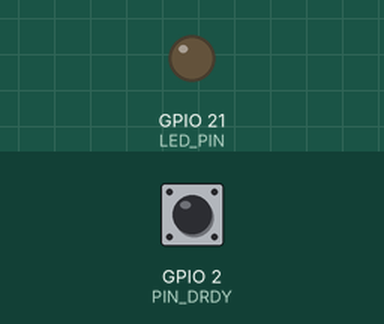
Recording of a program running on a simulated Seeed XIAO ESP32-S3. On the bench: output pins drawn as LEDs (lit = HIGH). The test bench sets the inputs (shaded band); at power-on: GPIO 2 (PIN_DRDY) HIGH. WiFi joins after 1.5 s; servers stay silent unless stated; pins used as bus, display or sensor lines are not drawn.

Above: at 0.8 s.
At 10.5 s:
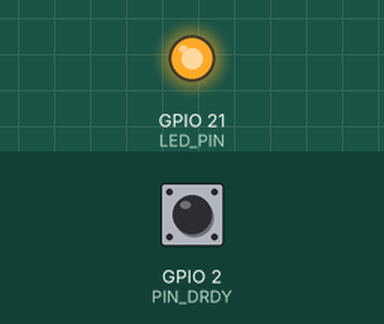
Timing chart, 0 to 11.7 s (numbered marks = the images above):
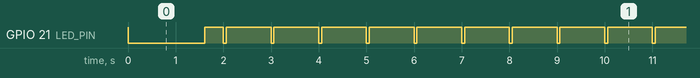

The program:

main.cpp
```cpp
/*
 * ADS1220 WLAN-Sensorknoten - HOCHRATE / rotierende Welle
 * Board: Seeed XIAO ESP32S3 (dual-core)  |  ADC: BB-ADS1220 (Olimex)
 *
 * - hohe Abtastrate (Standard 1000 SPS, optional 2000 SPS Turbo)
 * - acqTask (Core 1): DRDY-Interrupt -> ADC lesen -> Sequenznr. + us-Zeitstempel -> Queue
 * - netTask (Core 0): bündelt Samples binär und sendet sie per UDP an den PC
 * - Status-LED auf der Onboard-LED (GPIO21, active LOW):
 *     schnelles Blinken = WLAN-Suche
 *     1 Blitz/s        = verbunden, alles ok
 *     2 Blitze/s       = Puffer lief über (Samples verworfen)
 *
 * PC-Seite: pc_udp_server.py  (dekodiert, zählt Paketverlust, schreibt CSV).
 */

#include <Arduino.h>
#include <SPI.h>
#include <WiFi.h>
#include <WiFiUdp.h>
#include "esp_timer.h"

// ===== ANPASSEN =====
#define WIFI_SSID  "XXXXXXXXXX"
#define WIFI_PASS  "XXXXXXXXXX"
#define PC_HOST    "192.168.0.3"    // lokale IP deines PCs
#define PC_PORT    3333
#define ADC_SPS    1000                 // muss zu CFG[1] passen (siehe Zeile 50)
// ====================

// ---------- Pins ----------
#define PIN_CS    D0
#define PIN_DRDY  D1
#define PIN_SCK   D8
#define PIN_MISO  D9
#define PIN_MOSI  D10
#define LED_PIN   LED_BUILTIN           // XIAO ESP32S3: GPIO21, active LOW
#define LED_ON    LOW
#define LED_OFF   HIGH

// ---------- ADS1220 ----------
#define CMD_RESET 0x06
#define CMD_START 0x08
#define CMD_WREG  0x40
// CONFIG0: AIN0/AIN1, Gain 128, PGA an
// CONFIG1: Datenrate + Mode + kontinuierlich
//          20 Hz (0x04), 45 Hz (0x24), 90 Hz (0x44), 175 Hz (0x64), 330 Hz (0x84), 600 Hz (0xA4), 1000 Hz (0xC4), 2000 Hz (0xD4)
//          (bei Turbo zusaetzlich ADC_SPS oben auf 2000 setzen)
// CONFIG2: Ref = AVDD, 0xC0 interner 50/60-Hz-Filter ausgeschaltet, 0xD0 50/60-Hz-Filter eingeschaltet(geht nur bei 20 SPS)
// CONFIG3: 0x00
const uint8_t CFG[4] = { 0x0E, 0xC4, 0xC0, 0x00 };

// ---------- Datenstrukturen ----------
struct Sample { uint32_t seq; uint64_t t_us; int32_t code; };

struct __attribute__((packed)) PktHeader {
  uint8_t  magic;       // 0xA5
  uint8_t  version;     // 1
  uint16_t sps;         // Abtastrate (Zeitrekonstruktion am PC)
  uint16_t count;       // Anzahl int32-codes danach
  uint16_t reserved;
  uint32_t seq_start;   // Sequenznr. des 1. Samples im Paket
  uint64_t t_us;        // Zeitstempel (us) des 1. Samples
};  // 20 Byte

QueueHandle_t  sampleQ;
TaskHandle_t   acqHandle = NULL;
WiFiUDP        udp;
volatile uint32_t dropped = 0;
volatile bool  g_wifiOk = false;

SPISettings spiCfg(4000000, MSBFIRST, SPI_MODE1);

static const uint16_t BATCH_MAX = 200;   // Sicherheitsgrenze (Paket < MTU)
static const uint32_t BATCH_MS  = 100;    // max. Sammelfenster -> begrenzt Latenz

// ================= ADC =================
void adcCommand(uint8_t cmd) {
  SPI.beginTransaction(spiCfg);
  digitalWrite(PIN_CS, LOW); SPI.transfer(cmd); digitalWrite(PIN_CS, HIGH);
  SPI.endTransaction();
}
void adcWriteConfig() {
  SPI.beginTransaction(spiCfg);
  digitalWrite(PIN_CS, LOW);
  SPI.transfer(CMD_WREG | (0 << 2) | (4 - 1));
  for (int i = 0; i < 4; i++) SPI.transfer(CFG[i]);
  digitalWrite(PIN_CS, HIGH);
  SPI.endTransaction();
}
int32_t adcReadData() {
  SPI.beginTransaction(spiCfg);
  digitalWrite(PIN_CS, LOW);
  uint8_t b0 = SPI.transfer(0), b1 = SPI.transfer(0), b2 = SPI.transfer(0);
  digitalWrite(PIN_CS, HIGH);
  SPI.endTransaction();
  int32_t raw = ((int32_t)b0 << 16) | ((int32_t)b1 << 8) | b2;
  if (raw & 0x00800000) raw |= 0xFF000000;
  return raw;
}

// ================= Erfassung (Core 1) =================
void IRAM_ATTR drdyISR() {
  BaseType_t hpw = pdFALSE;
  vTaskNotifyGiveFromISR(acqHandle, &hpw);
  portYIELD_FROM_ISR(hpw);
}
void acqTask(void *) {
  uint32_t seq = 0;
  for (;;) {
    if (ulTaskNotifyTake(pdTRUE, pdMS_TO_TICKS(1000)) == 0) continue;
    Sample s;
    s.code = adcReadData();
    s.t_us = (uint64_t)esp_timer_get_time();
    s.seq  = seq++;                                  // zaehlt JEDES erfasste Sample
    if (xQueueSend(sampleQ, &s, 0) != pdTRUE) dropped++;  // Luecke wird am PC sichtbar
  }
}

// ================= Netzwerk / UDP (Core 0) =================
void netTask(void *) {
  WiFi.mode(WIFI_STA);
  WiFi.setAutoReconnect(true);
  WiFi.setSleep(false);
  WiFi.begin(WIFI_SSID, WIFI_PASS);
  udp.begin(4210);                                   // lokaler Port (nur Senden)

  static uint8_t pkt[1500];
  Sample s;
  uint32_t lastTry = millis();
  for (;;) {
    if (WiFi.status() != WL_CONNECTED) {
      g_wifiOk = false;
      if (millis() - lastTry > 8000) {          // erst nach 8 s einen neuen Versuch
        WiFi.begin(WIFI_SSID, WIFI_PASS);
        lastTry = millis();
      }
      vTaskDelay(pdMS_TO_TICKS(200));
      continue;
    }
    g_wifiOk = true;

  if (!g_wifiOk) {
      // Daten der Verbindungsphase verwerfen
      xQueueReset(sampleQ);
      dropped = 0;
      g_wifiOk = true;
    }

    if (xQueueReceive(sampleQ, &s, pdMS_TO_TICKS(100)) != pdTRUE) continue;

    PktHeader *h = (PktHeader *)pkt;
    uint8_t   *pl = pkt + sizeof(PktHeader);
    uint16_t   n  = 0;
    uint32_t   seqStart = s.seq;
    uint64_t   tStart   = s.t_us;
    memcpy(pl + 4 * n, &s.code, 4); n++;

    uint32_t tb = millis();
    while (n < BATCH_MAX && (millis() - tb) < BATCH_MS) {
      if (xQueueReceive(sampleQ, &s, pdMS_TO_TICKS(5)) == pdTRUE) {
        memcpy(pl + 4 * n, &s.code, 4); n++;
      }
    }

    h->magic = 0xA5; h->version = 1; h->sps = ADC_SPS;
    h->count = n; h->reserved = 0; h->seq_start = seqStart; h->t_us = tStart;

    udp.beginPacket(PC_HOST, PC_PORT);
    udp.write(pkt, sizeof(PktHeader) + 4 * n);
    udp.endPacket();
  }
}

// ================= Setup =================
void setup() {
  Serial.begin(115200);
  pinMode(LED_PIN, OUTPUT); digitalWrite(LED_PIN, LED_OFF);
  pinMode(PIN_CS, OUTPUT);  digitalWrite(PIN_CS, HIGH);
  pinMode(PIN_DRDY, INPUT);
  SPI.begin(PIN_SCK, PIN_MISO, PIN_MOSI);

  adcCommand(CMD_RESET); delay(1);
  adcWriteConfig();      delay(1);
  adcCommand(CMD_START);
  delay(5);                                          // erste Wandlung verwerfen lassen

  sampleQ = xQueueCreate(2048, sizeof(Sample));      // grosszuegiger Puffer
  xTaskCreatePinnedToCore(acqTask, "acq", 4096, NULL, 3, &acqHandle, 1);  // Core 1
  xTaskCreatePinnedToCore(netTask, "net", 8192, NULL, 2, NULL,       0);  // Core 0
  attachInterrupt(digitalPinToInterrupt(PIN_DRDY), drdyISR, FALLING);
}

// ================= Status-LED (laeuft im loopTask, Core 1) =================
void loop() {
  uint32_t now = millis();
  bool led;
  if (!g_wifiOk) {
    led = true;                            // Dauerleuchten bei WLAN-Suche
  } else {
    uint32_t ph = now % 1000;
    if (dropped == 0) led = (ph < 60);                // 1 Blitz/s = ok
    else              led = (ph < 60) || (ph >= 150 && ph < 210);  // 2 Blitze/s = Verlust
  }
  digitalWrite(LED_PIN, led ? LED_ON : LED_OFF);
  vTaskDelay(pdMS_TO_TICKS(5));
}
```

Measured:
- by itself, GPIO 21 (LED_PIN): goes LOW 1.6 s, HIGH 0.39 s, 127 × (LOW 0.06 s, HIGH 0.94 s), LOW 0.06 s, then HIGH
- by itself, everything shown: repeats every 18.0 s, in 36 steps
